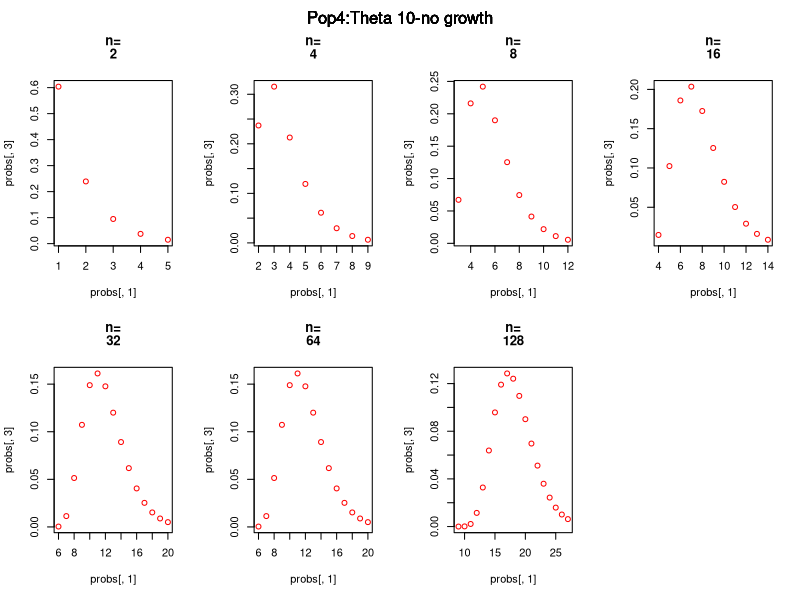

This figure's R source:

# set parameters to plot, we should have the number of haplotypes
# know the real number of samples
# and have haplotype diversity from the original field population

# Population 1 (theta=2, no growth)
numhaps<-c(1,2,3,4,6,6,9) # I will have this vector for real
numsamp<-c(2,4,8,16,32,64,128) #niter in MS
hapdiv<-c(0.5504204, 0.3377538, 0.8915536, 0.9258679) #minvalue 0.001 if no information; this is PRIOR information

# set plot space depending number of datasets
par(mfrow=c(2,4),oma=c(0,0,2,0))

# loop through all the haplotypes and generate plots
for(i in 1:length(numhaps)){
x=1
cdf=0
indprob=0
array<-NULL
while (cdf<0.99) {
  cdfprev<-cdf
  #  cdf<-pgamma(x,1,Hapdiv) 
  #  if use 1 as shape parameter keeping shape parameter constant doesn't account for increased variance (?) as numhaps go up, 
  #  e.g. error may be higher as you observe more...once it is working run it by somebody mathier.
  cdf<-pgamma(x,numhaps[i],hapdiv[4]) #might be that numhaps is actually the shape parameter!!!! or: something else...non-gamma.
  indprob<-cdf-cdfprev
    
  happrob<-numhaps[i]+(x-1)
  array<-c(array,happrob)
  array<-c(array,cdf)
  array<-c(array,indprob)
  #  print(happrob)
  #  print(cdf)
  x=x+1
   
  }
probs<-t(matrix(array,nrow=3))
probs
title<-paste(c("n=",numsamp[i],sep=""))
plot(probs[,1],probs[,3],col='red',main=title)
mtext("Pop4:Theta 10-no growth",outer=T)
}
